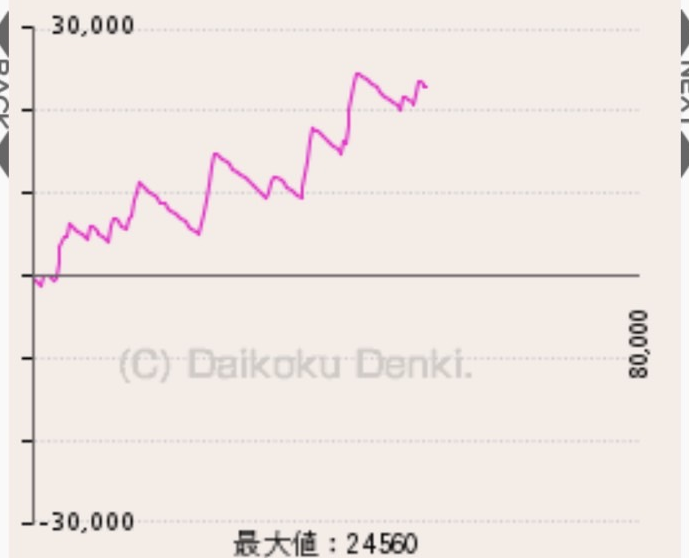
#> input picture graphs/cropped/S__78209156_optimal.png, 689 x 558 px; its folder holds only this picture in this run
$ python stable_graph_extractor.py
#> lines starting #> are read from the running program, lines starting #| are printed output that depends on the picture; after the words box and inside, x2 and y2 are one past the last pixel; in counts of white or black regions, pixels touching at a corner belong together
#> in extract_graph_data, img is the input picture: shape (558, 689, 3); mean B, G, R 227.5, 231.7, 239.7
#!/usr/bin/env python3
"""
安定版のグラフ抽出手法を再現
2ピクセル補正とサブピクセル精度を実装
"""

import cv2
import numpy as np
import pandas as pd
import matplotlib.pyplot as plt
import json
import os
from scipy import signal, interpolate
from scipy.ndimage import gaussian_filter1d
from datetime import datetime

class StableGraphExtractor:
    """安定版のグラフ抽出手法"""

    def __init__(self):
        # グラフ境界設定（実測値）
        self.boundaries = {
            "start_x": 36,
            "end_x": 620,
            "top_y": 26,
            "bottom_y": 523,
            "zero_y": 274
        }

        # 値の範囲
        self.value_range = (-30000, 30000)

        # 2ピクセル補正値（重要）
        self.peak_correction = 2.0

    def detect_graph_color_advanced(self, img):
        """高度な色検出（HSVとLAB色空間を併用）- 改良版ブルー検出"""
        hsv = cv2.cvtColor(img, cv2.COLOR_BGR2HSV)
#> hsv: shape (558, 689, 3); mean H, S, V 17.8, 14.5, 239.8

        # 色範囲の定義 - ブルー/シアンの検出範囲を拡張
        color_ranges = {
            "pink": [(150, 40, 80), (170, 255, 255)],
            "purple": [(120, 40, 80), (150, 255, 255)],
            # ブルーとシアンを統合し、範囲を拡張
            "blue": [(75, 20, 70), (125, 255, 255)],
        }

        # 追加の薄いブルー検出範囲
        light_blue_range = [(90, 20, 100), (110, 150, 255)]

        # 各色のマスクを作成
        masks = {}
        for color_name, (lower, upper) in color_ranges.items():
            mask = cv2.inRange(hsv, np.array(lower), np.array(upper))

            # ブルーの場合、薄いブルーも含める
            if color_name == "blue":
                light_mask = cv2.inRange(hsv, np.array(light_blue_range[0]), np.array(light_blue_range[1]))
                mask = cv2.bitwise_or(mask, light_mask)

            masks[color_name] = mask
#> this loop made 3 passes
#> pass 1, in detect_graph_color_advanced, `mask = cv2.inRange(hsv, np.array(lower), np.array(upper))`:
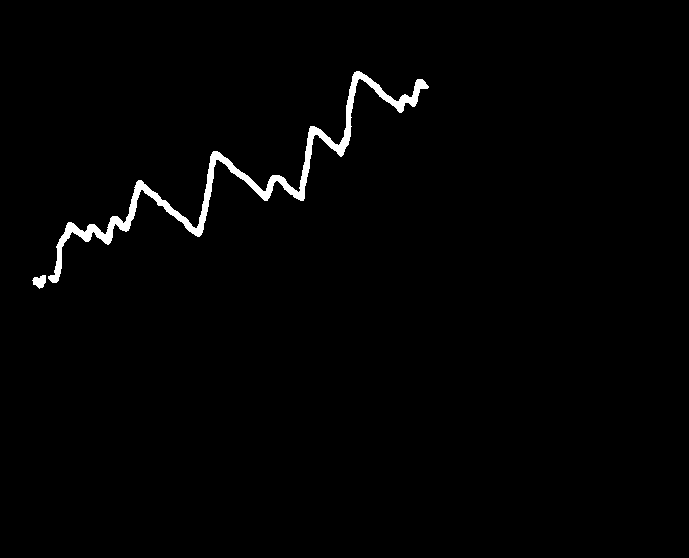
#> mask: shape (558, 689); 1.3% white; 2 white regions, box (x1, y1, x2, y2) and area: (48, 71, 429, 283) 5041, (32, 275, 46, 289) 130
#> after the loop, masks = 3 items

        # 最も多いピクセル数の色を選択
        max_pixels = 0
        detected_color = "pink"
        detected_mask = None

        for color_name, mask in masks.items():
            pixel_count = np.sum(mask > 0)
            if pixel_count > max_pixels:
                max_pixels = pixel_count
                detected_color = color_name
                detected_mask = mask
#> this loop made 3 passes
#> (color_name, pixel_count, max_pixels, detected_color) on pass 1: ('pink', 5171, 5171, 'pink')
#> after the loop, max_pixels = 5171

        # ノイズ除去
        kernel = np.ones((3, 3), np.uint8)
        mask_cleaned = cv2.morphologyEx(detected_mask, cv2.MORPH_CLOSE, kernel)
#> mask_cleaned: shape (558, 689); 1.4% white; 1 white region, box (x1, y1, x2, y2) and area: (32, 71, 429, 289) 5208
        mask_cleaned = cv2.morphologyEx(mask_cleaned, cv2.MORPH_OPEN, kernel)
#> mask_cleaned: shape (558, 689); 1.4% white; 1 white region, box (x1, y1, x2, y2) and area: (33, 71, 428, 288) 5192

        # ブルーの場合、細い線を保護するための追加処理
        if detected_color == "blue":
            kernel_small = np.ones((2, 2), np.uint8)
            mask_cleaned = cv2.dilate(mask_cleaned, kernel_small, iterations=1)
            mask_cleaned = cv2.erode(mask_cleaned, kernel_small, iterations=1)

        return mask_cleaned, detected_color

    def extract_line_advanced(self, img, x, mask):
        """サブピクセル精度でラインを抽出"""
        column_mask = mask[:, x]
        indices = np.where(column_mask > 0)[0]

        if len(indices) == 0:
            return None

        # RGB値からピンク/青の強度を計算
        column_bgr = img[:, x]

        # 強度計算（色に応じて調整可能）
        intensities = []
        for idx in indices:
            b, g, r = column_bgr[idx].astype(float)
            # ピンク系の場合: R成分重視
            # 青系の場合: B成分重視（必要に応じて切り替え）
            intensity = r - 0.5*g - 0.5*b
            intensities.append(intensity)

        intensities = np.array(intensities)

        # 最大強度の位置を見つける
        if len(intensities) > 0:
            max_idx = np.argmax(intensities)
            peak_y = indices[max_idx]

            # サブピクセル精度のためのパラボラフィッティング
            if 0 < max_idx < len(intensities) - 1:
                # 3点でパラボラフィッティング
                y1, y2, y3 = intensities[max_idx-1:max_idx+2]
                offset = (y1 - y3) / (2 * (y1 - 2*y2 + y3))
                peak_y += offset

            return float(peak_y)

        return None

    def y_to_value(self, y, is_peak=False, is_bottom=False):
        """Y座標を実際の値に変換（2ピクセル補正付き）"""
        zero_y = self.boundaries["zero_y"]
        top_y = self.boundaries["top_y"]
        bottom_y = self.boundaries["bottom_y"]

        # 2ピクセル補正
        adjusted_y = y
        if is_peak:
            # 最大値の場合
            value_at_y = (zero_y - y) / (zero_y - top_y) * 30000
            if value_at_y > 0:  # プラス領域の最大値
                adjusted_y = y - self.peak_correction  # 2px上に補正
            else:  # マイナス領域の最小値
                adjusted_y = y + self.peak_correction  # 2px下に補正

        # 値の計算
        if adjusted_y < zero_y:
            # ゼロラインより上（正の値）
            value = (zero_y - adjusted_y) / (zero_y - top_y) * 30000
        else:
            # ゼロラインより下（負の値）
            value = -(adjusted_y - zero_y) / (bottom_y - zero_y) * 30000

        return np.clip(value, -30000, 30000)

    def adaptive_smoothing(self, values):
        """適応的スムージング（ピーク保護付き）"""
        if len(values) < 10:
            return values

        # ピークとボトムを検出
        peaks, _ = signal.find_peaks(values, prominence=500)
        bottoms, _ = signal.find_peaks(-np.array(values), prominence=500)

        # 重要な点を保護しながらスムージング
        smoothed = values.copy()
        window_size = 5

        for i in range(len(values)):
            # ピークやボトムは保護
            if i in peaks or i in bottoms:
                continue

            # 移動平均
            start = max(0, i - window_size // 2)
            end = min(len(values), i + window_size // 2 + 1)
            smoothed[i] = np.mean(values[start:end])

        return smoothed

    def extract_graph_data(self, img_path):
        """グラフデータを抽出"""
        # 画像読み込み
        img = cv2.imread(img_path)
        if img is None:
            print(f"Error: Cannot load image {img_path}")
            return None

        # 色検出
        mask, color_name = self.detect_graph_color_advanced(img)
#> color_name = 'pink'
        print(f"Detected color: {color_name}")
#| Detected color: pink

        # グラフ境界内でデータ抽出
        start_x = self.boundaries["start_x"]
        end_x = self.boundaries["end_x"]

        data_points = []

        for x in range(start_x, end_x + 1):
            y = self.extract_line_advanced(img, x, mask)
            if y is not None:
                value = self.y_to_value(y)
                data_points.append({
                    'x': x,
                    'y': y,
                    'value': value
                })
#> this loop made 585 passes
#> (indices in extract_line_advanced, peak_y in extract_line_advanced, y, value) on passes 1 to 4: ([277, 278, 279, 280, 281, 282, 283, 284, 285], 281.1, 281.1, -854), ([277, 278, 279, 280, 281, 282, 283, 284, 285, 286], 281.8, 281.8, -939.8), ([277, 278, 279, 280, 281, 282, 283, 284, 285, 286, 287], 282.7, 282.7, -1051.5), ([277, 278, 279, 280, 281, 282, 283, 284, 285, 286, 287], 283, 283, -1079.7)
#> after the loop, data_points = 392 items

        if not data_points:
            print("Warning: No data points found")
            return None

        # データフレーム作成
        df = pd.DataFrame(data_points)
#> df = table of 392 rows and 3 columns

        # 値のスムージング
        values = df['value'].values
#> values = 392 values, max 24147 at index 322, min -1102.1 at index 4, mean 11616.8
        smoothed_values = self.adaptive_smoothing(values)
#> in adaptive_smoothing, `peaks, _ = signal.find_peaks(values, prominence=500)`: peaks = [33, 56, 80, 102, 179, 240, 276, 322, 369, 384]
#> in adaptive_smoothing, `bottoms, _ = signal.find_peaks(-np.array(values), prominence=500)`: bottoms = [51, 72, 90, 163, 229, 263, 305, 364, 377]
#> in adaptive_smoothing, `smoothed = values.copy()`: smoothed has the same summary as values in extract_graph_data
#> the loop in adaptive_smoothing, `for i in range(len(values)):` made 392 passes
#> start on passes 1 to 3: 0, 0, 0
#> after the loop in adaptive_smoothing, `for i in range(len(values)):`: smoothed = 392 values, max 24147 at index 322, min -1075.9 at index 4, mean 11614.1
#> smoothed_values has the same summary as smoothed in adaptive_smoothing
        df['smoothed_value'] = smoothed_values

        # 最大値と最終値を特定（2ピクセル補正適用）
        max_idx = np.argmax(smoothed_values)
#> max_idx = 322
        min_idx = np.argmin(smoothed_values)
#> min_idx = 4

        # 最大値の再計算（2ピクセル補正）
        if max_idx < len(df):
            y_at_max = df.iloc[max_idx]['y']
#> y_at_max = 74.38
            df.loc[max_idx, 'value'] = self.y_to_value(y_at_max, is_peak=True)
            df.loc[max_idx, 'smoothed_value'] = df.loc[max_idx, 'value']

        # 最小値の再計算（2ピクセル補正）
        if min_idx < len(df):
            y_at_min = df.iloc[min_idx]['y']
#> y_at_min = 283.1
            df.loc[min_idx, 'value'] = self.y_to_value(y_at_min, is_peak=True)
            df.loc[min_idx, 'smoothed_value'] = df.loc[min_idx, 'value']

        return df, color_name

    def process_image(self, img_path, output_dir):
        """単一画像を処理"""
        base_name = os.path.splitext(os.path.basename(img_path))[0]
        print(f"\nProcessing: {base_name}")

        # データ抽出
        result = self.extract_graph_data(img_path)
        if result is None:
            return None

        df, color_name = result
#> df = table of 392 rows and 4 columns; color_name = 'pink'

        # 統計情報
        stats = {
            'file_name': base_name,
            'color': color_name,
            'max_value': df['smoothed_value'].max(),
            'min_value': df['smoothed_value'].min(),
            'final_value': df['smoothed_value'].iloc[-1],
            'data_points': len(df)
        }
#> stats = {'file_name': 'S__78209156_optimal', 'color': 'pink', 'max_value': 24389, 'min_value': -1343, 'final_value': 22690.4, 'data_points': 392}

        # CSVに保存
        csv_path = os.path.join(output_dir, f"{base_name}_stable_data.csv")
        df.to_csv(csv_path, index=False)

        # 可視化
        self.visualize_results(img_path, df, stats, output_dir)

        return stats

    def visualize_results(self, img_path, df, stats, output_dir):
        """結果を可視化"""
#> called with img_path = 'graphs/cropped/S__78209156_optimal.png', output_dir = 'graphs/stable_extracted_data'
        img = cv2.imread(img_path)
        base_name = stats['file_name']
#> base_name = 'S__78209156_optimal'

        fig, axes = plt.subplots(1, 2, figsize=(12, 5))

        # 1. 元画像とデータポイント
        axes[0].imshow(cv2.cvtColor(img, cv2.COLOR_BGR2RGB))
        axes[0].scatter(df['x'], df['y'], c='red', s=1, alpha=0.5)
        axes[0].set_title(f'データポイント ({stats["color"]}色)')
        axes[0].set_xlim(0, img.shape[1])
        axes[0].set_ylim(img.shape[0], 0)

        # ゼロラインを表示
        axes[0].axhline(y=self.boundaries["zero_y"], color='green', linestyle='--', alpha=0.5)

        # 2. 抽出データ
        axes[1].plot(df['x'], df['value'], 'b-', alpha=0.3, label='Raw')
        axes[1].plot(df['x'], df['smoothed_value'], 'r-', linewidth=2, label='Smoothed')
        axes[1].set_title('抽出データ（2ピクセル補正済み）')
        axes[1].set_xlabel('X座標')
        axes[1].set_ylabel('値')
        axes[1].grid(True, alpha=0.3)
        axes[1].axhline(y=0, color='green', linestyle='--', alpha=0.5)
        axes[1].legend()

        # 最大値と最終値を表示
        max_idx = df['smoothed_value'].idxmax()
        axes[1].scatter(df.loc[max_idx, 'x'], df.loc[max_idx, 'smoothed_value'],
                       color='red', s=100, zorder=5, label=f'最大: {stats["max_value"]:.0f}')
        axes[1].scatter(df.iloc[-1]['x'], df.iloc[-1]['smoothed_value'],
                       color='blue', s=100, zorder=5, label=f'最終: {stats["final_value"]:.0f}')

        plt.suptitle(f'安定版手法による抽出: {base_name}')
        plt.tight_layout()

        viz_path = os.path.join(output_dir, f"{base_name}_stable_viz.png")
        plt.savefig(viz_path, dpi=150, bbox_inches='tight')
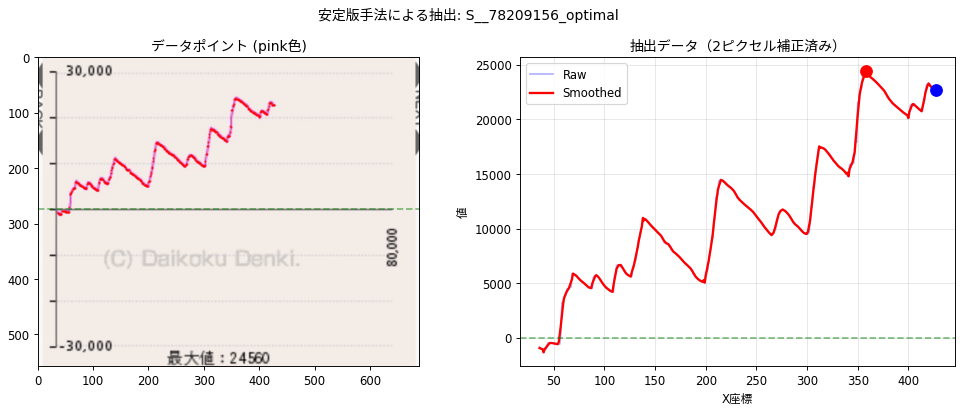
#> figure drawn by matplotlib, 2 panels; panel 2: curve peaks at x = 358, y = 24389; panel 2: curve peaks at x = 358, y = 24389
        plt.close()

def main():
    """メイン処理"""
    # 出力ディレクトリ
    output_dir = "graphs/stable_extracted_data"
    os.makedirs(output_dir, exist_ok=True)

    # 抽出器を初期化
    extractor = StableGraphExtractor()

    # cropped画像を処理
    import glob
    image_files = glob.glob("graphs/cropped/*_optimal.png")

    print(f"安定版手法によるグラフデータ抽出")
    print(f"処理対象: {len(image_files)}枚")
    print(f"出力先: {output_dir}")

    results = []
    for img_path in sorted(image_files):
        stats = extractor.process_image(img_path, output_dir)
        if stats:
            results.append(stats)

    # サマリー表示
    print(f"\n{'='*60}")
    print("処理完了サマリー")
    print(f"{'='*60}")

    for result in results:
        print(f"\n{result['file_name']}:")
        print(f"  色: {result['color']}")
        print(f"  最大値: {result['max_value']:.0f}")
        print(f"  最終値: {result['final_value']:.0f}")
        print(f"  データポイント: {result['data_points']}")
#> this loop made 1 pass
#| S__78209156_optimal:
#|   色: pink
#|   最大値: 24389
#|   最終値: 22690
#|   データポイント: 392

    # CSVサマリーを保存
    df_summary = pd.DataFrame(results)
#> df_summary = table of 1 rows and 6 columns
    df_summary.to_csv(os.path.join(output_dir, "extraction_summary.csv"), index=False)

    print(f"\nサマリー保存: {output_dir}/extraction_summary.csv")

if __name__ == "__main__":
    main()

$ run again, on graphs/cropped/S__79749145_optimal.png
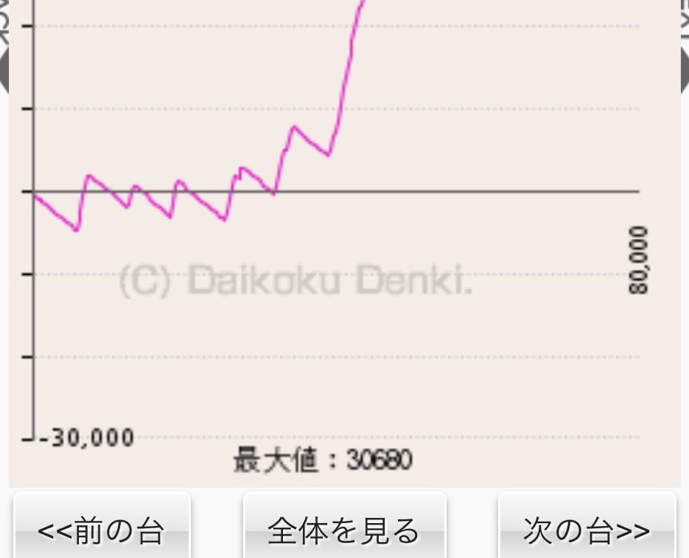
#> input picture graphs/cropped/S__79749145_optimal.png, 689 x 558 px
#> in extract_graph_data, img is the input picture: shape (558, 689, 3); mean B, G, R 227.6, 231.4, 238.4
#> hsv: shape (558, 689, 3); mean H, S, V 15.8, 12.7, 238.4
#> the loop in detect_graph_color_advanced, `for color_name, (lower, upper) in color_ranges.items():` made 3 passes
#> pass 1, in detect_graph_color_advanced, `mask = cv2.inRange(hsv, np.array(lower), np.array(upper))`:
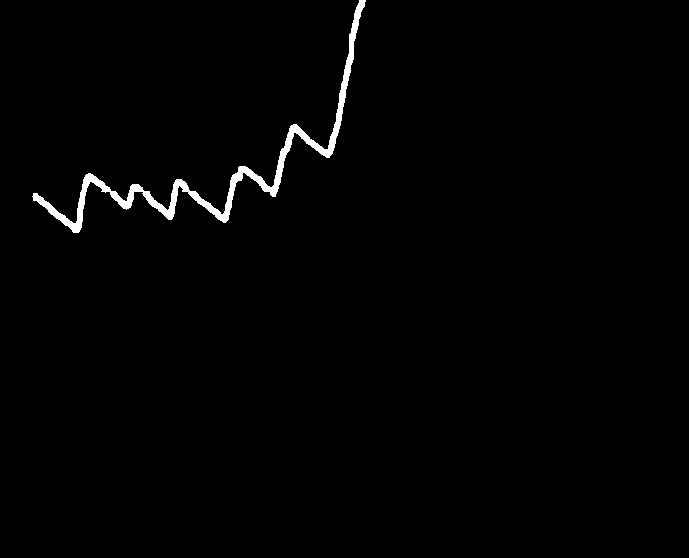
#> mask: shape (558, 689); 1.1% white; 1 white region, box (x1, y1, x2, y2) and area: (32, 0, 366, 233) 4386
#> after the loop in detect_graph_color_advanced, `for color_name, (lower, upper) in color_ranges.items():`: masks = 3 items
#> the loop in detect_graph_color_advanced, `for color_name, mask in masks.items():` made 3 passes
#> (color_name, pixel_count, max_pixels, detected_color) on pass 1: ('pink', 4386, 4386, 'pink')
#> after the loop in detect_graph_color_advanced, `for color_name, mask in masks.items():`: max_pixels = 4386
#> in extract_graph_data, `mask, color_name = self.detect_graph_color_advanced(img)`: color_name = 'pink'
#| Detected color: pink
#> the loop in extract_graph_data, `for x in range(start_x, end_x + 1):` made 585 passes
#> (indices in extract_line_advanced, peak_y in extract_line_advanced, y, value) on passes 1 to 5: ([193, 194, 195, 196, 197, 198, 199, 200], 197, 197, 9314.5), ([193, 194, 195, 196, 197, 198, 199, 200, 201], 197.5, 197.5, 9254), ([195, 196, 197, 198, 199, 200, 201, 202], 199, 199, 9078.1), ([196, 197, 198, 199, 200, 201, 202, 203], 199.6, 199.6, 9000.4), ([196, 197, 198, 199, 200, 201, 202, 203, 204], 200.1, 200.1, 8944.4)
#> after the loop in extract_graph_data, `for x in range(start_x, end_x + 1):`: data_points = 330 items
#> in extract_graph_data, `df = pd.DataFrame(data_points)`: df = table of 330 rows and 3 columns
#> values = 330 values, max 30000 at index 319, min 5488.3 at index 39, mean 11974
#> peaks = [52, 98, 143, 207, 258]
#> bottoms = [39, 90, 134, 188, 237, 291]
#> in adaptive_smoothing, `smoothed = values.copy()`: smoothed has the same summary as values in extract_graph_data
#> the loop in adaptive_smoothing, `for i in range(len(values)):` made 330 passes
#> start on passes 1 to 3: 0, 0, 0
#> after the loop in adaptive_smoothing, `for i in range(len(values)):`: smoothed = 330 values, max 30000 at index 321, min 5488.3 at index 39, mean 11972
#> smoothed_values has the same summary as smoothed in adaptive_smoothing
#> max_idx = 321
#> min_idx = 39
#> y_at_max = 18.5
#> y_at_min = 228.6
#> in process_image, `df, color_name = result`: df = table of 330 rows and 4 columns; color_name = 'pink'
#> in process_image, `stats = { 'file_name': base_name, 'color': color_name, 'max_value': df..`: stats = {'file_name': 'S__79749145_optimal', 'color': 'pink', 'max_value': 30000, 'min_value': 5518.3, 'final_value': 30000, 'data_points': 330}
#> base_name = 'S__79749145_optimal'
#> in visualize_results, `plt.savefig(viz_path, dpi=150, bbox_inches='tight')`:
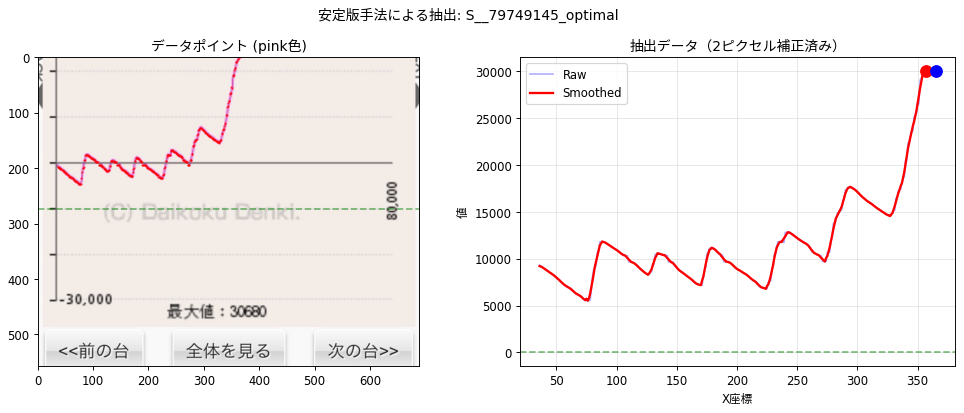
#> figure drawn by matplotlib, 2 panels; panel 2: curve peaks at x = 355, y = 30000; panel 2: curve peaks at x = 357, y = 30000
#> the loop in main, `for result in results:` made 1 pass
#| S__79749145_optimal:
#|   色: pink
#|   最大値: 30000
#|   最終値: 30000
#|   データポイント: 330
#> df_summary = table of 1 rows and 6 columns
